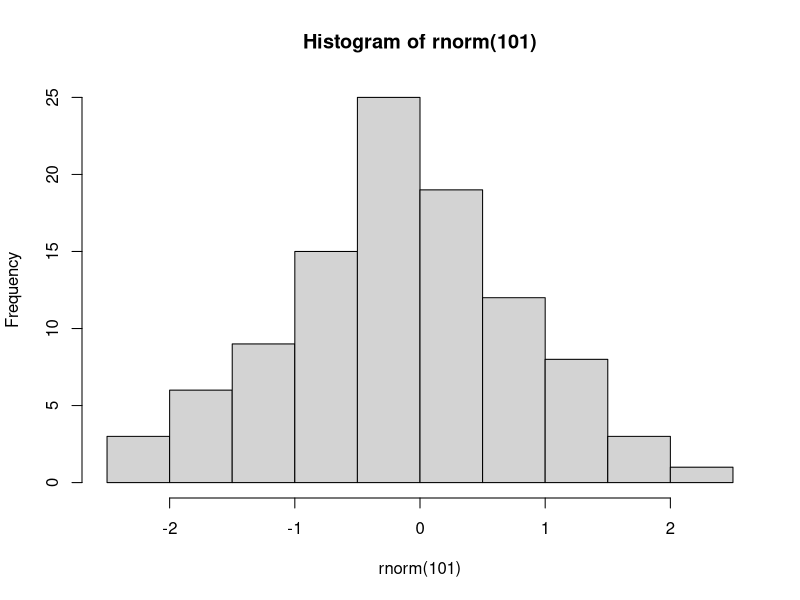

R code for this plot:
## ---- chunk 1
hist(rnorm(101))
